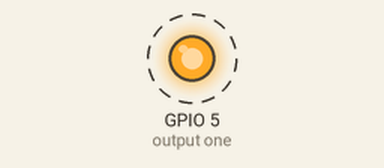
Bench run of a program on a simulated Raspberry Pi (BCM pin numbers) with an Automation HAT. Shown: output pins drawn as LEDs (lit = HIGH). Dashed ring = blinking.

Above: at 0.6 s.
Timing chart, 0 to 4.7 s (numbered marks = the images above):
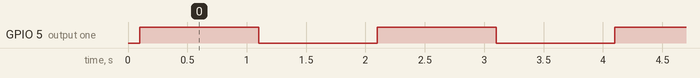

The program:

controlling_led_via_automation_hat_mini.py
```python
import time
import automationhat

time.sleep(0.1) # Pause for setup

while True:
    automationhat.output.one.write(1) # Turn on the LED
    time.sleep(1) # leave it on for a second
    automationhat.output.one.write(0) # Turn off the LED
    time.sleep(1) # leave it off for a second
```

Measured:
- by itself, GPIO 5 (output one): alternates HIGH for 1.0 s and LOW for 1.0 s
